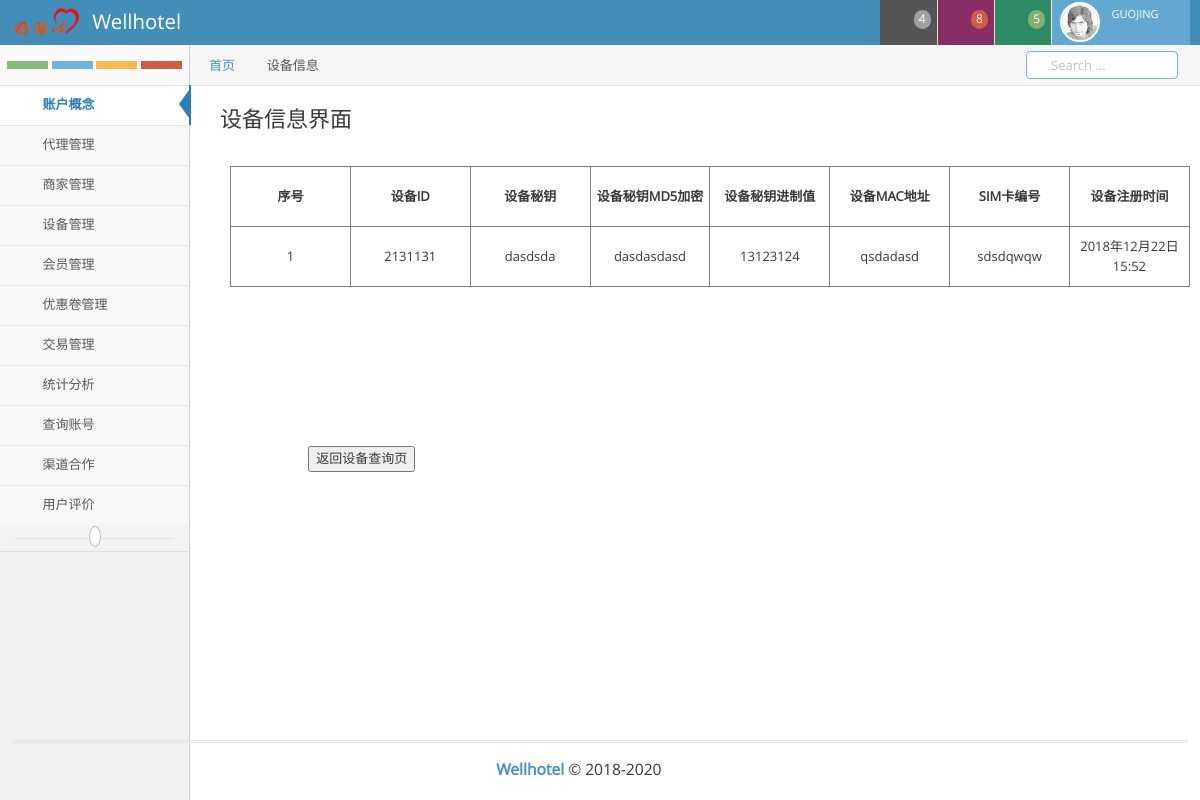
/DeviceInf/1 (signed in), run on the app's committed database.
### xproject/models.py (models this page shows, shortened)
class NormalUser(AbstractUser):
    mob = models.CharField(verbose_name=_('mob'),max_length=30,null=True)
    QQ = models.CharField(verbose_name=_('QQ'),max_length=20,null=True)
    Weixin = models.CharField(verbose_name=_('Weixin'),max_length=20,null=True)
    email = models.EmailField(verbose_name=_("email"),max_length=50,null=True)
    AlarmMOB = models.IntegerField(verbose_name=_("AlarmMOB"),null=True)
    AlarmMail = models.EmailField(verbose_name=_("AlarmMail"),max_length=50,null=True)
    OrganizationID = models.IntegerField(verbose_name=_("OrganizationID"),max_length=50,null=True)
    class Meta:
        db_table = 'user'
        verbose_name = 'USERS'
        verbose_name_plural = verbose_name

class DeviceInfo(models.Model):
    DeviceID = models.CharField(verbose_name=_("DeviceID"), max_length=20, unique=True)
    Eey = models.CharField(verbose_name=_("Eey"), max_length=30)
    eKey = models.CharField(verbose_name=_('eKey'), max_length=30)
    ADDR = models.CharField(verbose_name=_("ADDR"), max_length=30)
    MACaddress = models.CharField(verbose_name=_("MACaddress"), max_length=30, null=True)
    CCID = models.CharField(verbose_name=_("CCID"), max_length=30, null=True)
    RegTimes = models.DateTimeField(verbose_name=_("RegTimes"), auto_now_add=True)
    RecTimes = models.DateTimeField(verbose_name=_("RecTimes"), auto_now=True)
    BeatTimes = models.DateTimeField(verbose_name=_("BeatTimes"), auto_now=True)
    organization = models.ForeignKey(Organization,on_delete=models.CASCADE)
    class Meta:
        verbose_name = _('deviceInfo')
        verbose_name_plural = _('deviceInfo')

### xproject/views.py (the view)
# urls.py: url(r'^DeviceInf/([0-9]+)$',views.DeviceInf_get,name='DeviceInf_get'),
@login_required
def DeviceInf_get(request,id):
    try:
        member = models.DeviceInfo.objects.get(pk=id)
    except:
        member = ''
    if member != '':
        return render(request, 'xproject/equipment_data.html', locals())
    else:
        redirect('xproject:equipment')

### xproject/templates/xproject/equipment_data.html (shortened to what this page needs)
{% extends 'xproject/base.html' %}
{% block tag %} 设备信息 {% endblock %}
{% block content %}
<div class="guo-edit-title">
    <h3>设备信息界面</h3>
</div>
    <div class="guo-list-all">
        <table class="guo-table-all">
            <tr>
                <th class="guo-td-all"><center>序号</center></th>
                <th class="guo-td-all"><center>设备ID</center></th>
                <th class="guo-td-all"><center>设备秘钥</center></th>
                <th class="guo-td-all"><center>设备秘钥MD5加密</center></th>
                <th class="guo-td-all"><center>设备秘钥进制值</center></th>
                <th class="guo-td-all"><center>设备MAC地址</center></th>
                <th class="guo-td-all"><center>SIM卡编号</center></th>
                <th class="guo-td-all"><center>设备注册时间</center></th>
            </tr>
            <tr>
                <td class="guo-td-all"><center>{{ member.id }}</center></td>
                <td class="guo-td-all"><center>{{ member.DeviceID }}</center></td>
                <td class="guo-td-all"><center>{{ member.Eey }}</center></td>
                <td class="guo-td-all"><center>{{ member.eKey }}</center></td>
                <td class="guo-td-all"><center>{{ member.ADDR }}</center></td>
                <td class="guo-td-all"><center>{{ member.MACaddress }}</center></td>
                <td class="guo-td-all"><center>{{ member.CCID }}</center></td>
                <td class="guo-td-all"><center>{{ member.RegTimes }}</center></td>
            </tr>
        </table>
    </div>
        <div class="guo-list-all">
        <table class="guo-table-all">
            <tr>
            </tr>
            <tr>
            </tr>
        </table>
        </div>
        <form method="get" action="{% url 'xproject:equipment' %}" class="guo-form-sub">
        <center><button type="submit">返回设备查询页</button></center>
    </form>
{% endblock %}

### xproject/templates/xproject/base.html (shortened to what this page needs)
<!DOCTYPE html>
{% load staticfiles %}
<html lang="en">
	<head>
		<link rel="stylesheet" href="{% static 'xproject/assets/css/bootstrap.min.css' %}" />
		<link ruser-infoel="stylesheet" href="{% static 'xproject/assets/font-awesome/4.5.0/css/font-awesome.min.css' %}" />
		<link rel="stylesheet" href="{% static '/xproject/assets/css/ace.min.css' %}" class="ace-main-stylesheet" id="main-ace-style" />
		<link rel="stylesheet" href="{% static '/xproject/assets/css/ace-skins.min.css' %}" />
		<link rel="stylesheet" href="{% static '/xproject/assets/css/ace-rtl.min.css' %}" />
		<link rel="stylesheet" href="{% static '/xproject/assets/css/guojing.min.css' %}" />
	</head>
	<body class="no-skin">
		<div id="navbar" class="navbar navbar-default          ace-save-state">
			<div class="navbar-container ace-save-state" id="navbar-container">
				<div class="navbar-header pull-left">
					<img src="{% static 'xproject/img/logo.png' %}" style="width:38%;float:left;">
					<a href="{% url 'xproject:index' %}" class="navbar-brand">
						<small>
							Wellhotel
						</small>
					</a>
				</div>
				<div class="navbar-buttons navbar-header pull-right" role="navigation">
					<ul class="nav ace-nav">
						<li class="grey dropdown-modal">
							<a data-toggle="dropdown" class="dropdown-toggle" href="#">
								<span class="badge badge-grey">4</span>
							</a>
						</li>
						<li class="purple dropdown-modal">
							<a data-toggle="dropdown" class="dropdown-toggle" href="#">
								<span class="badge badge-important">8</span>
							</a>
						</li>
						<li class="green dropdown-modal">
							<a data-toggle="dropdown" class="dropdown-toggle" href="#">
								<span class="badge badge-success">5</span>
							</a>
						</li>
						<li class="light-blue dropdown-modal">
							<a data-toggle="dropdown" href="#" class="dropdown-toggle">
								<img class="nav-user-photo" src="{% static 'xproject/assets/images/avatars/user.jpg' %}" alt="Jason's Photo" />
								<span class="user-info">
									<small>{{request.user.username}}</small>
								</span>
							</a>
						</li>
					</ul>
				</div>
			</div>
		</div>
		<div class="main-container ace-save-state" id="main-container">
			<div id="sidebar" class="sidebar                  responsive                    ace-save-state">
				<div class="sidebar-shortcuts" id="sidebar-shortcuts">
					<div class="sidebar-shortcuts-large" id="sidebar-shortcuts-large">
						<button class="btn btn-success">
						</button>
						<button class="btn btn-info">
						</button>
						<button class="btn btn-warning">
						</button>
						<button class="btn btn-danger">
						</button>
					</div>
				</div>
				<ul class="nav nav-list">
					<li class="active">
						<a href="{% url 'xproject:index' %}">
							<span class="menu-text"> 账户概念 </span>
						</a>
					</li>
					<li class="">
						<a href="#" class="dropdown-toggle">
							<span class="menu-text">
								代理管理
							</span>
							<b class="arrow fa fa-angle-down"></b>
						</a>
					</li>
					<li class="">
						<a href="#" class="dropdown-toggle">
							<span class="menu-text"> 商家管理 </span>
							<b class="arrow fa fa-angle-down"></b>
						</a>
					</li>
					<li class="">
						<a href="#" class="dropdown-toggle">
							<span class="menu-text"> 设备管理 </span>
							<b class="arrow fa fa-angle-down"></b>
						</a>
					</li>
					<li class="">
						<a href="#" class="dropdown-toggle">
							<span class="menu-text"> 会员管理 </span>
							<b class="arrow fa fa-angle-down"></b>
						</a>
					</li>
					<li class="">
						<a href="#" class="dropdown-toggle">
							<span class="menu-text"> 优惠卷管理 </span>
							<b class="arrow fa fa-angle-down"></b>
						</a>
					</li>
					<li class="">
						<a href="#" class="dropdown-toggle">
							<span class="menu-text"> 交易管理 </span>
							<b class="arrow fa fa-angle-down"></b>
						</a>
					</li>
					<li class="">
						<a href="#" class="dropdown-toggle">
							<span class="menu-text"> 统计分析 </span>
							<b class="arrow fa fa-angle-down"></b>
						</a>
					</li>
					<li class="">
						<a href="#" class="dropdown-toggle">
							<span class="menu-text"> 查询账号 </span>
							<b class="arrow fa fa-angle-down"></b>
						</a>
					</li>
					<li class="">
						<a href="#" class="dropdown-toggle">
							<span class="menu-text"> 渠道合作 </span>
							<b class="arrow fa fa-angle-down"></b>
						</a>
					</li>
					<li class="">
						<a href="#" class="dropdown-toggle">
							<span class="menu-text"> 用户评价 </span>
							<b class="arrow fa fa-angle-down"></b>
						</a>
					</li>
				<div class="sidebar-toggle sidebar-collapse" id="sidebar-collapse">
					<i id="sidebar-toggle-icon" class="ace-icon fa fa-angle-double-left ace-save-state" data-icon1="ace-icon fa fa-angle-double-left" data-icon2="ace-icon fa fa-angle-double-right"></i>
				</div>
			<div class="footer">
				<div class="footer-inner">
					<div class="footer-content">
						<span class="bigger-120">
							<span class="blue bolder">Wellhotel</span>
							 &copy; 2018-2020
						</span>
						<span class="action-buttons">
						</span>
					</div>
				</div>
			</div>
				</ul></div>
			<div class="main-content">
				<div class="main-content-inner">
					<div class="breadcrumbs ace-save-state" id="breadcrumbs">
						<ul class="breadcrumb">
							<li>
								<a href="{% url 'xproject:index' %}">首页</a>
							</li>
							<li class="active">{% block tag %}Dashboard{% endblock %}</li>
						</ul>
						<div class="nav-search" id="nav-search">
							<form class="form-search">
								<span class="input-icon">
									<input type="text" placeholder="Search ..." class="nav-search-input" id="nav-search-input" autocomplete="off" />
									<i class="ace-icon fa fa-search nav-search-icon"></i>
								</span>
							</form>
						</div>
					</div>
					{% block content %} {% endblock %}
				</div>
			</div>
		</div>
	</body>
</html>

### data on the page
NormalUser: user.username "GUOJING"
DeviceInfo: id "1", DeviceID "2131131", Eey "dasdsda", eKey "dasdasdasd", ADDR "13123124", MACaddress "qsdadasd", CCID "sdsdqwqw", RegTimes "2018年12月22日 15:52"
